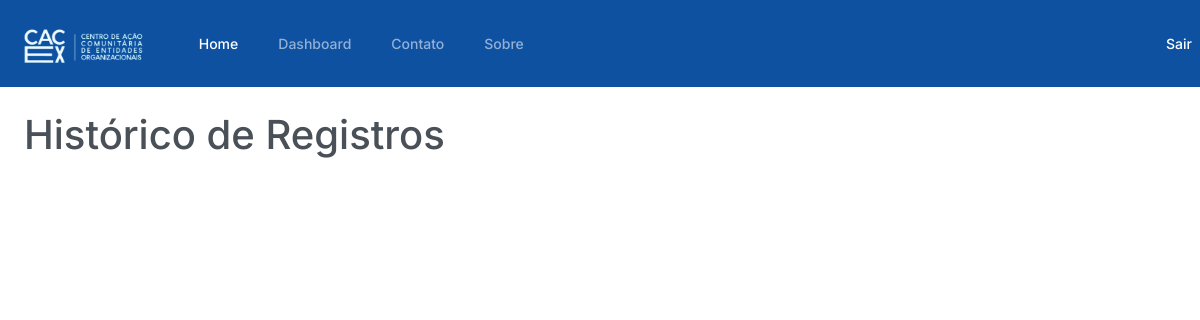
The app's page /historico/ (signed in), older data.
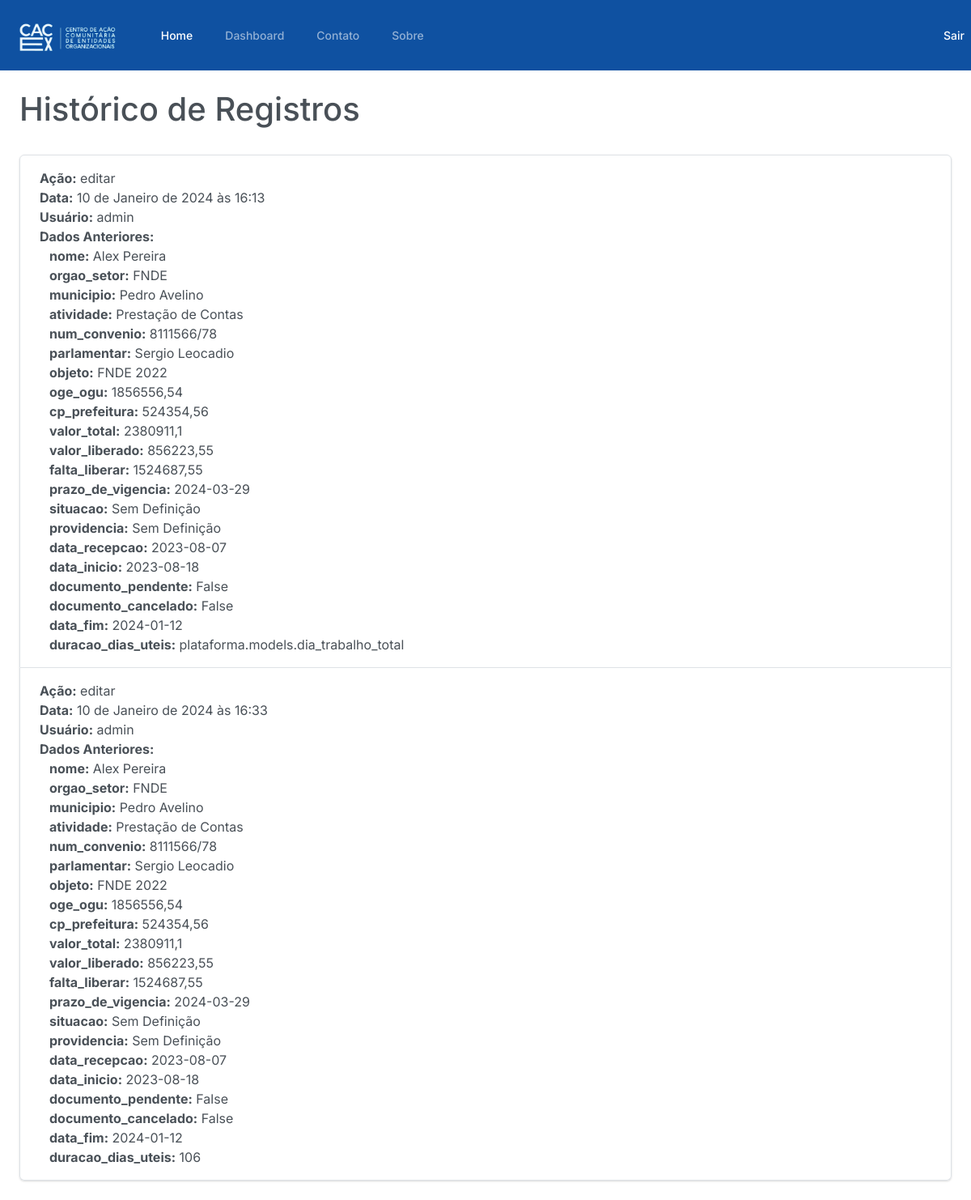
The same page, newer data.
### plataforma/models.py (models this page shows, shortened)
class Historico(models.Model):
    usuario = models.ForeignKey(CustomUser, on_delete=models.CASCADE)
    acao = models.CharField(max_length=255)
    data = models.DateTimeField(auto_now_add=True)
    dados_anteriores = models.JSONField(default=dict, encoder=DecimalJSONEncoder)
    registro = models.ForeignKey(RegistroFuncionarios, on_delete=models.CASCADE)

### autenticar/models.py (models this page shows)
class CustomUser(AbstractUser):
    reset_password_token = models.CharField(max_length=32, blank=True, null=True)
    groups = models.ManyToManyField(
        'auth.Group',
        related_name='customuser_set',
        related_query_name='user',
        blank=True,
        verbose_name='groups',
        help_text='The groups this user belong to. A user will get all permissions granted to each of their groups.',
    )
    user_permissions = models.ManyToManyField(
        'auth.Permission',
        related_name='customuser_set',
        related_query_name='user',
        blank=True,
        verbose_name='user permissions',
        help_text='Specific permissions for this user.'
    )

### plataforma/views.py (the view)
# urls.py: path('historico/', views.historico, name='historico'),
def historico(request):
    historico_registros = Historico.objects.all()
    context = {
        'historico_registros': historico_registros
    }
    return render(request, 'historico_template.html', context)

### plataforma/templates/historico_template.html (shortened to what this page needs)
{% extends "base.html" %}
{% load static %}
{% load humanize %}
{% load custom_filters %}
{% block container %}
    <div class="m-4">
      <h1>Histórico de Registros</h1> <br>
      <ul class="list-group">
        {% for historico in historico_registros %}
          <li class="list-group-item justify-content-between align-items-center">
            <strong>Ação:</strong> {{ historico.acao }}<br>
            <strong>Data:</strong> {{ historico.data }}<br>
            <strong>Usuário:</strong> {{ historico.usuario }}<br>
            <strong>Dados Anteriores:</strong> <br>
            <div class="container">
              {% for key, value in historico.dados_anteriores.items %}
                <strong>{{ key }}:</strong> {{ value }} <br>
              {% endfor %}
            </div>
          </li>
        {% endfor %}
      </ul>
    </div>
{% endblock container %}

### autenticar/templates/base.html (shortened to what this page needs)
{% load static %}
<!DOCTYPE html>
<html lang="en">
<head>
  <link rel="stylesheet" href="{% static 'autenticar/css/bootstrap.css' %}">
  <link rel="stylesheet" href="{% static 'autenticar/css/bootstrap.min.css' %}">
  <link rel="stylesheet" href="{% static 'autenticar/css/navbar.css' %}">
  <link rel="stylesheet" type="text/css" href="https://cdn.datatables.net/1.11.5/css/jquery.dataTables.css">
</head>
<body>
  {% if user.is_authenticated %}
   {% block header %}
    <nav class="navbar navbar-expand-lg bg_navbar" data-bs-theme="dark">
      <div class="container-fluid">
        <a class="navbar-brand" href="#"><img src="{% static 'autenticar/img/logo2.png' %}" alt="Logo" height="50px"></a>
        <div class="collapse navbar-collapse" id="navbarColor01">
          <ul class="navbar-nav me-auto">
            <li class="nav-item">
              <a class="nav-link active" href="{% url 'home' %}">Home
              </a>
            </li>
            <li class="nav-item">
              <a class="nav-link" href="#">Dashboard</a>
            </li>
            <li class="nav-item">
              <a class="nav-link" href="#">Contato</a>
            </li>
            <li class="nav-item">
              <a class="nav-link" href="#">Sobre</a>
            </li>
          </ul>
        </div>
        <ul class="navbar-nav me-auto mb-2 mb-lg-0">
          <li class="nav-item mx-2">
            <a href="{% url 'sair' %}" class="nav-link text-secondary">Sair</a>
          </li>
        </ul>
      </div>
    </nav>
   {% endblock header %}
  {% endif %}
  {% block container %}
  {% endblock container %}
</body>
</html>

### templates/static/autenticar/css/navbar.css (style rules this page uses)
.bg_navbar { background-color: #0f51a1; width: 102%; }

Row changes from the older to the newer data that the page shows:
added Historico: acao "editar", data "10 de Janeiro de 2024 às 16:13", usuario "admin", dados_anteriores "nome" "orgao_setor" "municipio" "atividade" "num_convenio" "parlamentar" "objeto" "oge_ogu" "cp_prefeitura" "valor_total" "valor_liberado" "falta_liberar" "prazo_de_vigencia" "situacao" "providencia" "data_recepcao" "data_inicio" "documento_pendente" "documento_cancelado" "data_fim" "duracao_dias_uteis", dados_anteriores "Alex Pereira" "FNDE" "Pedro Avelino" "Prestação de Contas" "8111566/78" "Sergio Leocadio" "FNDE 2022" "1856556,54" "524354,56" "2380911,1" "856223,55" "1524687,55" "2024-03-29" "Sem Definição" "Sem Definição" "2023-08-07" "2023-08-18" "False" "False" "2024-01-12" "plataforma.models.dia_trabalho_total"
added Historico: acao "editar", data "10 de Janeiro de 2024 às 16:33", usuario "admin", dados_anteriores "nome" "orgao_setor" "municipio" "atividade" "num_convenio" "parlamentar" "objeto" "oge_ogu" "cp_prefeitura" "valor_total" "valor_liberado" "falta_liberar" "prazo_de_vigencia" "situacao" "providencia" "data_recepcao" "data_inicio" "documento_pendente" "documento_cancelado" "data_fim" "duracao_dias_uteis", dados_anteriores "Alex Pereira" "FNDE" "Pedro Avelino" "Prestação de Contas" "8111566/78" "Sergio Leocadio" "FNDE 2022" "1856556,54" "524354,56" "2380911,1" "856223,55" "1524687,55" "2024-03-29" "Sem Definição" "Sem Definição" "2023-08-07" "2023-08-18" "False" "False" "2024-01-12" "106"
